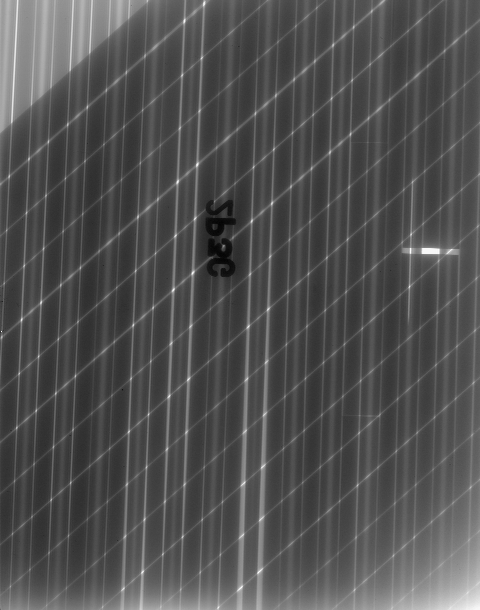
%> input picture TD/img/2P3G.bmp, 480 x 610 px
$ octave --eval "final;"   (GNU Octave 9; MATLAB toolbox functions it lacks are replaced by stand-ins)
%> lines starting %> are read from the running program, lines starting %| are printed output that depends on the picture; in (x1, y1, x2, y2) boxes, pixels count from 0 and x2, y2 are one past the last pixel; in counts of white or black regions, pixels touching at a corner belong together; the program's own positions count from 1
% fichier final.m
% final(nom,ld,lf,cd,cf)
% pour 2P3G.bmp (151,450,181,480)
% pour BV2.bmp  (251,550, 51,350)

function final(nom,ld,lf,cd,cf)
%> called with cd = 'TD'
if nargin == 0
   nom='2P3G.bmp';
   ld=151;% premiere ligne de l'extrait
   lf=450;% derniere ligne de l'extrait
   cd=181;% premiere colonne de l'extrait
   cf=480;% derniere colonne de l'extrait
   % pour BV2.bmp (251,550,51,350)
end

iptsetpref('ImshowBorder', 'tight')
beta=15;% parametre de la fenetre de kaiser
ecart=30;% en dB pour calculer le seuil
seuilbin=0.25; % seuil pour la d閠ection
NFFTL=512;% taille de la fft 2D en ligne
NFFTC=512;% taille de la fft 2D en colonne
N2L=floor(NFFTL/2);
N2C=floor(NFFTC/2);
voisl=floor(NFFTL/128);% pour d閒inir la zone basse fr閝uence
voisc=floor(NFFTC/128);% pour d閒inir la zone basse fr閝uence
ima=imread(nom);
%> ima is the input picture: size 610x480 uint8; min 3, max 255, mean 81.2
imaext=ima(ld:lf,cd:cf);
imaext(5:10,200:210)=200+10*randn(size(imaext(5:10,200:210)));
%> imaext: size 300x300 uint8; min 3, max 252, mean 73.9
% d閒aut artificiel
imaext(80:82,100:120)=200+5*randn(size(imaext(80:82,100:120)));
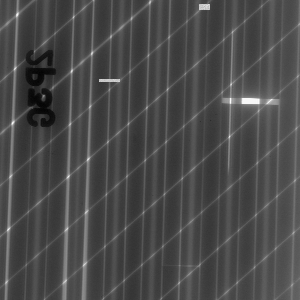
%> imaext: size 300x300 uint8; min 3, max 252, mean 74
% d閒aut artificiel
figure
imshow(imaext)
zoom on
drawnow
taille=size(imaext);
%> taille = [300 300]
L=taille(1);
%> L = 300
C=taille(2);
%> C = 300
fenetrel=kaiser(L,beta);
fenetrec=kaiser(C,beta);

transfext=fft2(double(imaext),NFFTL,NFFTC);
transffil=fft2(double(imaext).*(fenetrel*fenetrec'),NFFTL,NFFTC);

visufil=20*log10(abs(transffil));
minimum=min(min(visufil));
%> minimum = -16.99
visufil=fftshift(visufil);
visufil(N2L+1-voisl:N2L+1+voisl,N2C+1-voisc:N2C+1+voisc)=minimum;
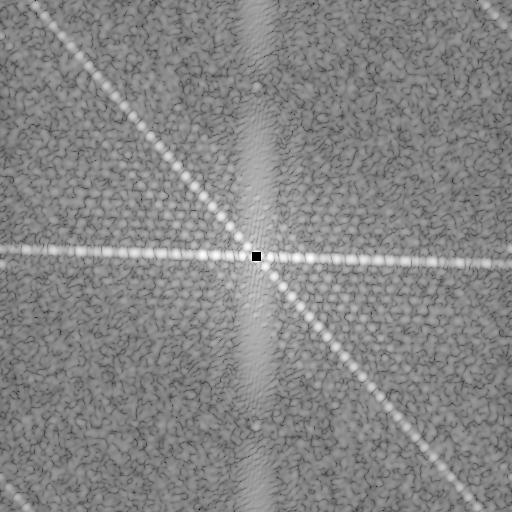
%> visufil: size 512x512 double; min -16.99, max 90.44, mean 39.5; drawn with min black and max white
visufil=fftshift(visufil);
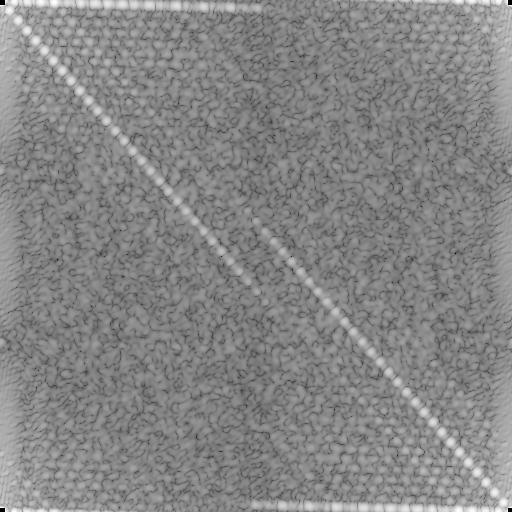
%> visufil: size 512x512 double; min -16.99, max 90.44, mean 39.5; mean of the top-left, top-right, bottom-left and bottom-right quarters 40.9, 38.2, 38.2, 40.8; drawn with min black and max white
maximum=max(max(visufil));
%> maximum = 90.44
visufil=fftshift(visufil);
visufil(N2L+1-voisl:N2L+1+voisl,N2C+1-voisc:N2C+1+voisc)=maximum;
%> visufil: size 512x512 double; 0.03% of pixels changed, all inside (x1, y1, x2, y2) = (252, 252, 261, 261)
visufil=fftshift(visufil);
figure
imagesc((-N2L:N2L-1)/NFFTL,(-N2C:N2C-1)/NFFTC,fftshift(visufil));
axis('square')
colormap(jet);
colorbar
zoom on
grid on
drawnow
seuil=maximum-ecart;
%> seuil = 60.44
visufil=(visufil<=seuil);
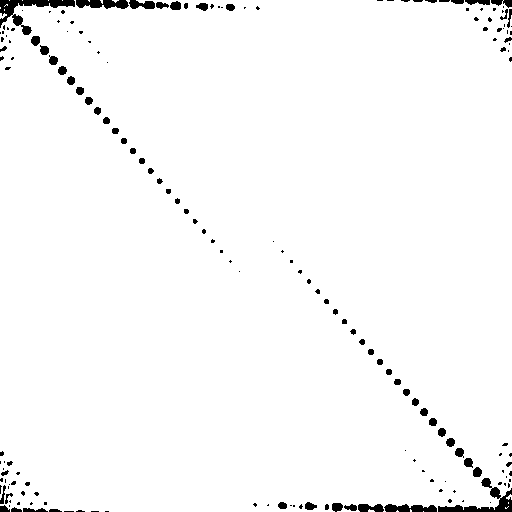
%> visufil: size 512x512 logical; 97.6% white; 179 black regions (108 under 20 px), largest, box (x1, y1, x2, y2) and area: (0, 0, 75, 35) 775, (438, 478, 512, 512) 686, (76, 0, 129, 9) 359
visufil=fftshift(visufil);
%> visufil: size 512x512 logical; 97.6% white; 154 black regions (93 under 20 px), largest, box (x1, y1, x2, y2) and area: (182, 222, 331, 291) 2037, (128, 248, 181, 259) 384, (332, 254, 385, 265) 384
visufil(N2L+1-voisl:N2L+1+voisl,N2C+1-voisc:N2C+1+voisc)=1;
%> visufil: size 512x512 logical; 97.7% white; 154 black regions (93 under 20 px), largest, box (x1, y1, x2, y2) and area: (182, 222, 331, 291) 1956, (128, 248, 181, 259) 384, (332, 254, 385, 265) 384
visufil=fftshift(visufil);
%> visufil: size 512x512 logical; 97.7% white; 179 black regions (108 under 20 px), largest, box (x1, y1, x2, y2) and area: (0, 0, 75, 35) 750, (438, 478, 512, 512) 670, (76, 0, 129, 9) 359

figure
imagesc((-N2L:N2L-1)/NFFTL,(-N2C:N2C-1)/NFFTC,fftshift(visufil));
axis('square')
palette(1,:)=[0 0 0];
palette(2,:)=[1 1 1];
colormap(palette);
zoom on
grid on
drawnow

imares=real(ifft2(visufil.*transfext));
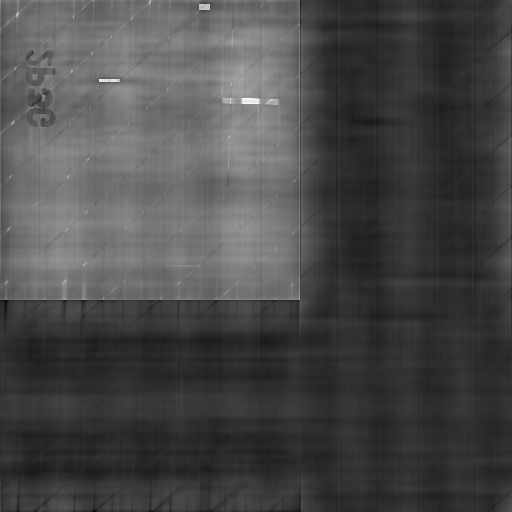
%> imares: size 512x512 double; min -46.28, max 203.3, mean 25.4; drawn with min black and max white
figure
imshow(imares(1:L,1:C),[])
colormap(gray(256))
zoom on
drawnow

figure
voismin=20;
disp(['dimension de l''image : ' ...
      int2str(L)...
      ' lignes, ' ...
      int2str(C) ...
      ' colonnes'])
%| dimension de l'image : 300 lignes, 300 colonnes
disp(['voisinage pour le minimum : ' int2str(voismin)])
envmin=zeros(1,C);
imafin=zeros(L,C);
h=imshow(uint8(255-imafin));
drawnow;
for l=1:L
   lig=imares(l,1:C);
   ligmin=[lig(1)*ones(1,voismin) lig lig(C)*ones(1,voismin)];
   for c=1:C
      envmin(c)=min(ligmin(c:c+2*voismin));
   end
   imafin(l,:)=lig-envmin;
   if(rem(l,20)==0)
      set(h,'CData',uint8(255-imafin));
      drawnow
   end
end
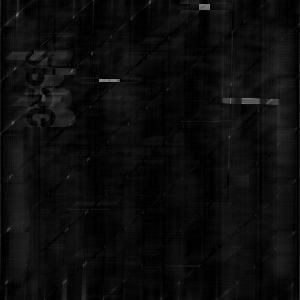
%> imafin: size 300x300 double; min 0, max 142.7, mean 12.8
%> after the loop, envmin = 300 values, max 73.64 at index 236, min 48.6 at index 1, mean 62.33
set(h,'CData',uint8(255-imafin));
zoom on
drawnow

imabin=imbinarize(uint8(imafin),seuilbin);
%> imabin: size 300x300 logical; 0.41% white; 22 white regions (17 under 20 px), largest, box (x1, y1, x2, y2) and area: (242, 98, 260, 104) 104, (199, 4, 210, 10) 66, (99, 79, 120, 82) 63, (267, 99, 278, 105) 42, (223, 98, 232, 104) 41
figure
imshow(imabin)
zoom on
drawnow

imabin=bwmorph(imabin,'close');
%> imabin: size 300x300 logical; 0.42% white; 22 white regions (17 under 20 px), largest, box (x1, y1, x2, y2) and area: (242, 98, 260, 104) 105, (199, 4, 210, 10) 66, (99, 79, 120, 82) 63, (267, 99, 278, 105) 44, (223, 98, 232, 104) 43
imabin=bwmorph(imabin,'open');
%> imabin: size 300x300 logical; 0.35% white; 5 white regions, box (x1, y1, x2, y2) and area: (242, 98, 260, 104) 105, (199, 4, 210, 10) 66, (99, 79, 120, 82) 63, (223, 98, 231, 103) 40, (270, 99, 278, 105) 37
figure
imshow(imabin)
zoom on
drawnow

[objets,num]=bwlabel(imabin);
%> objets: size 300x300 double; 6 distinct labels, from 0 to 5
%> num = 5
figure
imshow(uint8(objets))
palette=zeros(256,3);
palette(1,:)=[0 0 0];
palette(2:num+1,:)=rand(num,3);
colormap(palette)
zoom on
drawnow

if num==0
   disp('pas de d閒auts d閠ect閟')
else
   for n=1:num
      [l,c,v]=find(objets==n);
      disp(['d閒aut num閞o ' int2str(n)...
            '  position = (' ...
            int2str(round(sum(l)/length(v)))...
            ',' ...
            int2str(round(sum(c)/length(v)))...
            ')  surface = ' int2str(length(v))...
         ])
   end
%> this loop made 5 passes
%| d閒aut num閞o 1  position = (81,110)  surface = 63
%| d閒aut num閞o 2  position = (8,205)  surface = 66
%| d閒aut num閞o 3  position = (101,228)  surface = 40
%| d閒aut num閞o 4  position = (102,251)  surface = 105
%| d閒aut num閞o 5  position = (102,275)  surface = 37
%> `final;`:
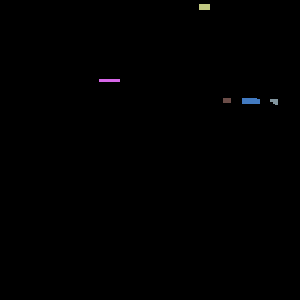
%> displayed picture: size 300x300x3, on the screen's scale of 0 to 255; mean R, G, B 0.5, 0.5, 0.6
end
